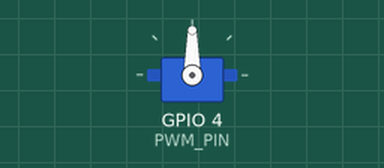
Simulated run of this sketch. Board: ESP32. Parts: servo.

Above: at 0.05 s.
At 6.0 s:
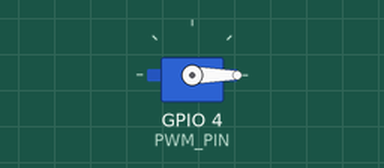
Timing chart, 0 to 7.8 s (numbered marks = the images above):
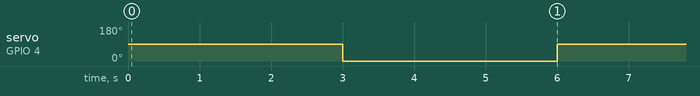

The sketch:

servo_test.ino
```cpp
#include <ESP32Servo.h>

Servo myServo;
const int PWM_PIN = 4;

void setup() {
  Serial.begin(115200);
  myServo.setPeriodHertz(50);
  myServo.attach(PWM_PIN, 500, 2500);
}

void loop() {
  myServo.write(90);
  delay(3000);

  myServo.write(0);
  delay(3000);
}
```

Measured:
- by itself, servo on GPIO 4 (PWM_PIN): alternates 90° for 3.0 s and 0° for 3.0 s
